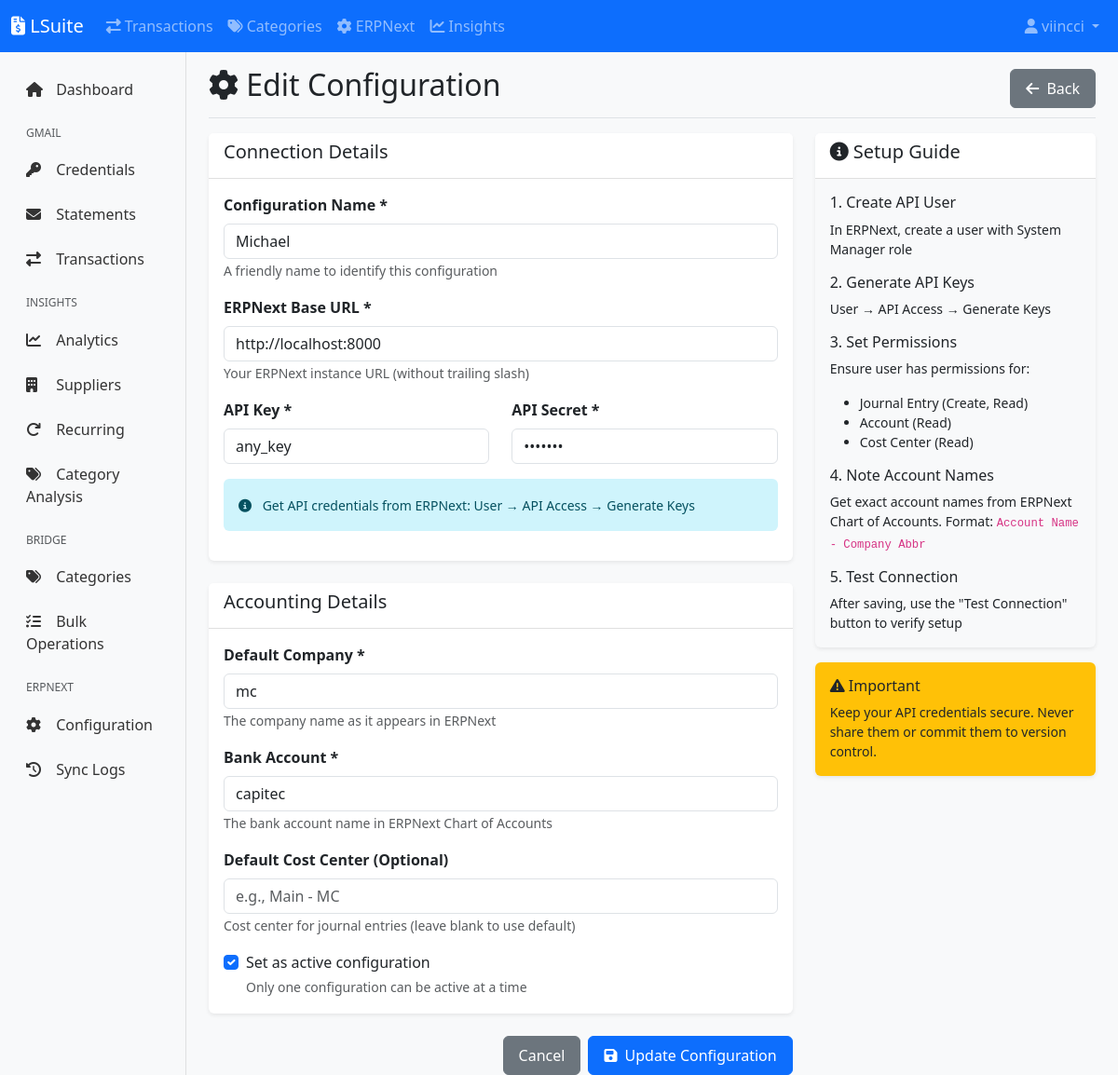
The page /erpnext/configs/1/edit (signed in) on the database its author committed.
### lsuite/models.py (models this page shows, shortened)
class User(UserMixin, db.Model):
    __tablename__ = 'users'
    id = db.Column(db.Integer, primary_key=True)
    username = db.Column(db.String(80), unique=True, nullable=False, index=True)
    email = db.Column(db.String(120), unique=True, nullable=False, index=True)
    password_hash = db.Column(db.String(255), nullable=False)
    first_name = db.Column(db.String(50))
    last_name = db.Column(db.String(50))
    is_active = db.Column(db.Boolean, default=True)
    is_admin = db.Column(db.Boolean, default=False)
    created_at = db.Column(db.DateTime, default=datetime.utcnow)
    updated_at = db.Column(db.DateTime, default=datetime.utcnow, onupdate=datetime.utcnow)
    ai_enabled = db.Column(db.Boolean, default=True)
    ai_model = db.Column(db.String(50), default='claude-haiku-4.5')
    ai_can_access_files = db.Column(db.Boolean, default=True)
    ai_can_edit_files = db.Column(db.Boolean, default=True)
    bank_accounts = db.relationship('BankAccount', backref='user', lazy='dynamic', cascade='all, delete-orphan')
    transactions = db.relationship('Transaction', backref='user', lazy='dynamic', cascade='all, delete-orphan')
    bank_transactions = db.relationship('BankTransaction', backref='user', lazy='dynamic', cascade='all, delete-orphan')
    invoices = db.relationship('Invoice', backref='user', lazy='dynamic', cascade='all, delete-orphan')
    email_statements = db.relationship('EmailStatement', backref='user', lazy='dynamic', cascade='all, delete-orphan')

class ERPNextConfig(db.Model):
    __tablename__ = 'erpnext_configs'
    id = db.Column(db.Integer, primary_key=True)
    user_id = db.Column(db.Integer, db.ForeignKey('users.id'), nullable=False)
    name = db.Column(db.String(100), nullable=False)
    base_url = db.Column(db.String(255), nullable=False)
    api_key = db.Column(db.String(255), nullable=False)
    api_secret = db.Column(db.String(255), nullable=False)
    default_company = db.Column(db.String(200))
    bank_account = db.Column(db.String(200))
    default_cost_center = db.Column(db.String(200))
    is_active = db.Column(db.Boolean, default=True)
    last_sync = db.Column(db.DateTime)
    created_at = db.Column(db.DateTime, default=datetime.utcnow)
    updated_at = db.Column(db.DateTime, default=datetime.utcnow, onupdate=datetime.utcnow)

### lsuite/erpnext/routes.py (the view, shortened to what this page needs)
@erpnext_bp.route('/configs/<int:id>/edit', methods=['GET', 'POST'])
@login_required
def edit_config(id):
    config = ERPNextConfig.query.get_or_404(id)
    if config.user_id != current_user.id:
        flash('Unauthorized', 'danger')
        return redirect(url_for('erpnext.configs'))
    return render_template('erpnext/config_form.html', config=config)

### lsuite/extensions.py (called while the page is built)
@login_manager.user_loader
def load_user(user_id):
    from lsuite.models import User
    return User.query.get(int(user_id))

### lsuite/templates/erpnext/config_form.html (shortened to what this page needs)
{% extends "base.html" %}
{% block content %}
<div class="d-flex justify-content-between align-items-center pt-3 pb-2 mb-3 border-bottom">
    <h1 class="h2">
        <i class="fas fa-cog"></i>
        {% if config %}Edit Configuration{% else %}New ERPNext Configuration{% endif %}
    </h1>
    <a href="{{ url_for('erpnext.configs') }}" class="btn btn-secondary">
        <i class="fas fa-arrow-left"></i> Back
    </a>
</div>
<form method="POST">
    <div class="row">
        <div class="col-md-8">
            <div class="card mb-4">
                <div class="card-header">
                    <h5>Connection Details</h5>
                </div>
                <div class="card-body">
                    <div class="mb-3">
                        <label for="name" class="form-label">Configuration Name *</label>
                        <input type="text"
                               class="form-control"
                               id="name"
                               name="name"
                               value="{{ config.name if config else '' }}"
                               placeholder="e.g., Production ERPNext"
                               required>
                        <small class="form-text text-muted">
                            A friendly name to identify this configuration
                        </small>
                    </div>
                    <div class="mb-3">
                        <label for="base_url" class="form-label">ERPNext Base URL *</label>
                        <input type="url"
                               class="form-control"
                               id="base_url"
                               name="base_url"
                               value="{{ config.base_url if config else '' }}"
                               placeholder="https://your-erpnext-instance.com"
                               required>
                        <small class="form-text text-muted">
                            Your ERPNext instance URL (without trailing slash)
                        </small>
                    </div>
                    <div class="row">
                        <div class="col-md-6 mb-3">
                            <label for="api_key" class="form-label">API Key *</label>
                            <input type="text"
                                   class="form-control"
                                   id="api_key"
                                   name="api_key"
                                   value="{{ config.api_key if config else '' }}"
                                   placeholder="API Key"
                                   required>
                        </div>
                        <div class="col-md-6 mb-3">
                            <label for="api_secret" class="form-label">API Secret *</label>
                            <input type="password"
                                   class="form-control"
                                   id="api_secret"
                                   name="api_secret"
                                   value="{{ config.api_secret if config else '' }}"
                                   placeholder="API Secret"
                                   required>
                        </div>
                    </div>
                    <div class="alert alert-info">
                        <small>
                            <i class="fas fa-info-circle"></i>
                            Get API credentials from ERPNext: User → API Access → Generate Keys
                        </small>
                    </div>
                </div>
            </div>
            <div class="card mb-4">
                <div class="card-header">
                    <h5>Accounting Details</h5>
                </div>
                <div class="card-body">
                    <div class="mb-3">
                        <label for="default_company" class="form-label">Default Company *</label>
                        <input type="text"
                               class="form-control"
                               id="default_company"
                               name="default_company"
                               value="{{ config.default_company if config else '' }}"
                               placeholder="e.g., My Company"
                               required>
                        <small class="form-text text-muted">
                            The company name as it appears in ERPNext
                        </small>
                    </div>
                    <div class="mb-3">
                        <label for="bank_account" class="form-label">Bank Account *</label>
                        <input type="text"
                               class="form-control"
                               id="bank_account"
                               name="bank_account"
                               value="{{ config.bank_account if config else '' }}"
                               placeholder="e.g., Bank Account - MC"
                               required>
                        <small class="form-text text-muted">
                            The bank account name in ERPNext Chart of Accounts
                        </small>
                    </div>
                    <div class="mb-3">
                        <label for="default_cost_center" class="form-label">Default Cost Center (Optional)</label>
                        <input type="text"
                               class="form-control"
                               id="default_cost_center"
                               name="default_cost_center"
                               value="{{ config.default_cost_center if config else '' }}"
                               placeholder="e.g., Main - MC">
                        <small class="form-text text-muted">
                            Cost center for journal entries (leave blank to use default)
                        </small>
                    </div>
                    <div class="form-check">
                        <input class="form-check-input"
                               type="checkbox"
                               id="is_active"
                               name="is_active"
                               value="true"
                               {% if not config or config.is_active %}checked{% endif %}>
                        <label class="form-check-label" for="is_active">
                            Set as active configuration
                        </label>
                        <small class="form-text text-muted d-block">
                            Only one configuration can be active at a time
                        </small>
                    </div>
                </div>
            </div>
            <div class="d-grid gap-2 d-md-flex justify-content-md-end">
                <a href="{{ url_for('erpnext.configs') }}" class="btn btn-secondary">
                    Cancel
                </a>
                <button type="submit" class="btn btn-primary">
                    <i class="fas fa-save"></i>
                    {% if config %}Update{% else %}Create{% endif %} Configuration
                </button>
            </div>
        </div>
        <div class="col-md-4">
            <div class="card bg-light">
                <div class="card-header">
                    <h5><i class="fas fa-info-circle"></i> Setup Guide</h5>
                </div>
                <div class="card-body">
                    <h6>1. Create API User</h6>
                    <p class="small">In ERPNext, create a user with System Manager role</p>
                    <h6>2. Generate API Keys</h6>
                    <p class="small">User → API Access → Generate Keys</p>
                    <h6>3. Set Permissions</h6>
                    <p class="small">Ensure user has permissions for:</p>
                    <ul class="small">
                        <li>Journal Entry (Create, Read)</li>
                        <li>Account (Read)</li>
                        <li>Cost Center (Read)</li>
                    </ul>
                    <h6>4. Note Account Names</h6>
                    <p class="small">
                        Get exact account names from ERPNext Chart of Accounts.
                        Format: <code>Account Name - Company Abbr</code>
                    </p>
                    <h6>5. Test Connection</h6>
                    <p class="small mb-0">
                        After saving, use the "Test Connection" button to verify setup
                    </p>
                </div>
            </div>
            <div class="card bg-warning mt-3">
                <div class="card-body">
                    <h6><i class="fas fa-exclamation-triangle"></i> Important</h6>
                    <p class="small mb-0">
                        Keep your API credentials secure. Never share them or commit them to version control.
                    </p>
                </div>
            </div>
        </div>
    </div>
</form>
{% endblock %}

### lsuite/templates/components/navbar.html (shortened to what this page needs)
<nav class="navbar navbar-expand-lg navbar-dark bg-primary">
    <div class="container-fluid">
        <a class="navbar-brand" href="{{ url_for('main.index') if current_user.is_authenticated else url_for('auth.login') }}">
            <i class="fas fa-file-invoice-dollar"></i> LSuite
        </a>
        <div class="collapse navbar-collapse" id="navbarNav">
            {% if current_user.is_authenticated %}
            <ul class="navbar-nav me-auto">
                <li class="nav-item">
                    <a class="nav-link" href="{{ url_for('gmail.transactions') }}">
                        <i class="fas fa-exchange-alt"></i> Transactions
                    </a>
                </li>
                <li class="nav-item">
                    <a class="nav-link" href="{{ url_for('bridge.categories') }}">
                        <i class="fas fa-tags"></i> Categories
                    </a>
                </li>
                <li class="nav-item">
                    <a class="nav-link" href="{{ url_for('erpnext.configs') }}">
                        <i class="fas fa-cog"></i> ERPNext
                    </a>
                </li>
                <li class="nav-item">
                    <a class="nav-link" href="{{ url_for('insights.dashboard') }}">
                        <i class="fas fa-chart-line"></i> Insights
                    </a>
                </li>
            </ul>
            {% endif %}
            <ul class="navbar-nav ms-auto">
                {% if current_user.is_authenticated %}
                    <li class="nav-item dropdown">
                        <a class="nav-link dropdown-toggle" href="#" id="userDropdown" role="button" data-bs-toggle="dropdown">
                            <i class="fas fa-user"></i> {{ current_user.username }}
                        </a>
                    </li>
                {% endif %}
            </ul>
        </div>
    </div>
</nav>

### lsuite/static/css/style.css (style rules this page uses)
body { font-family: 'Segoe UI', Tahoma, Geneva, Verdana, sans-serif; background-color: #f8f9fa; }
.card { border: none; box-shadow: 0 0.125rem 0.25rem rgba(0, 0, 0, .075); transition: transform 0.2s, box-shadow 0.2s; }
.card-header { background-color: #fff; border-bottom: 1px solid rgba(0, 0, 0, .125); font-weight: 600; }
.btn { border-radius: 0.375rem; font-weight: 500; padding: 0.5rem 1rem; }
.btn i { margin-right: 0.25rem; }
.form-label { font-weight: 600; margin-bottom: 0.5rem; }
.alert { border-radius: 0.375rem; border: none; }
.alert i { margin-right: 0.5rem; }

### rows shown on the page
User: username "viincci"
ERPNextConfig: name "Michael", base_url "http://localhost:8000", api_key "any_key", default_company "mc", bank_account "capitec", is_active "☑"
